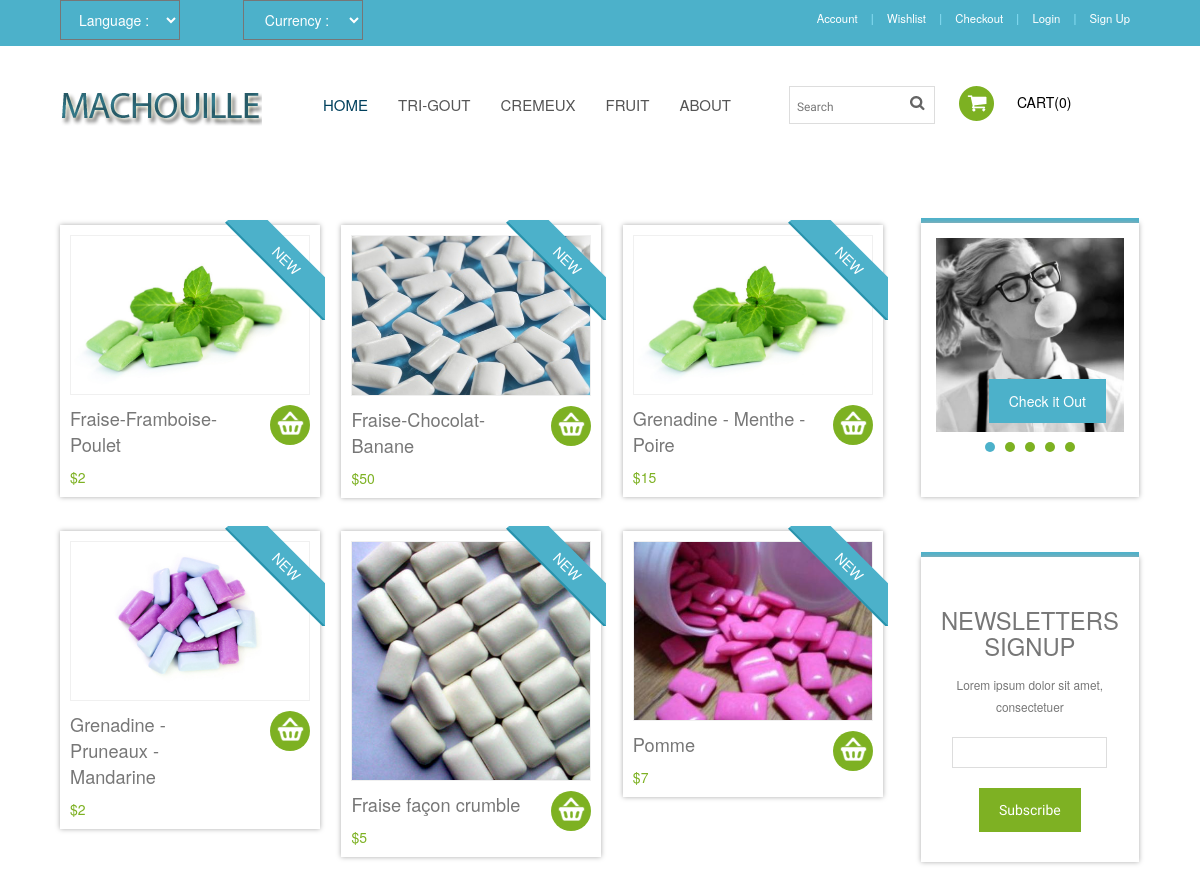
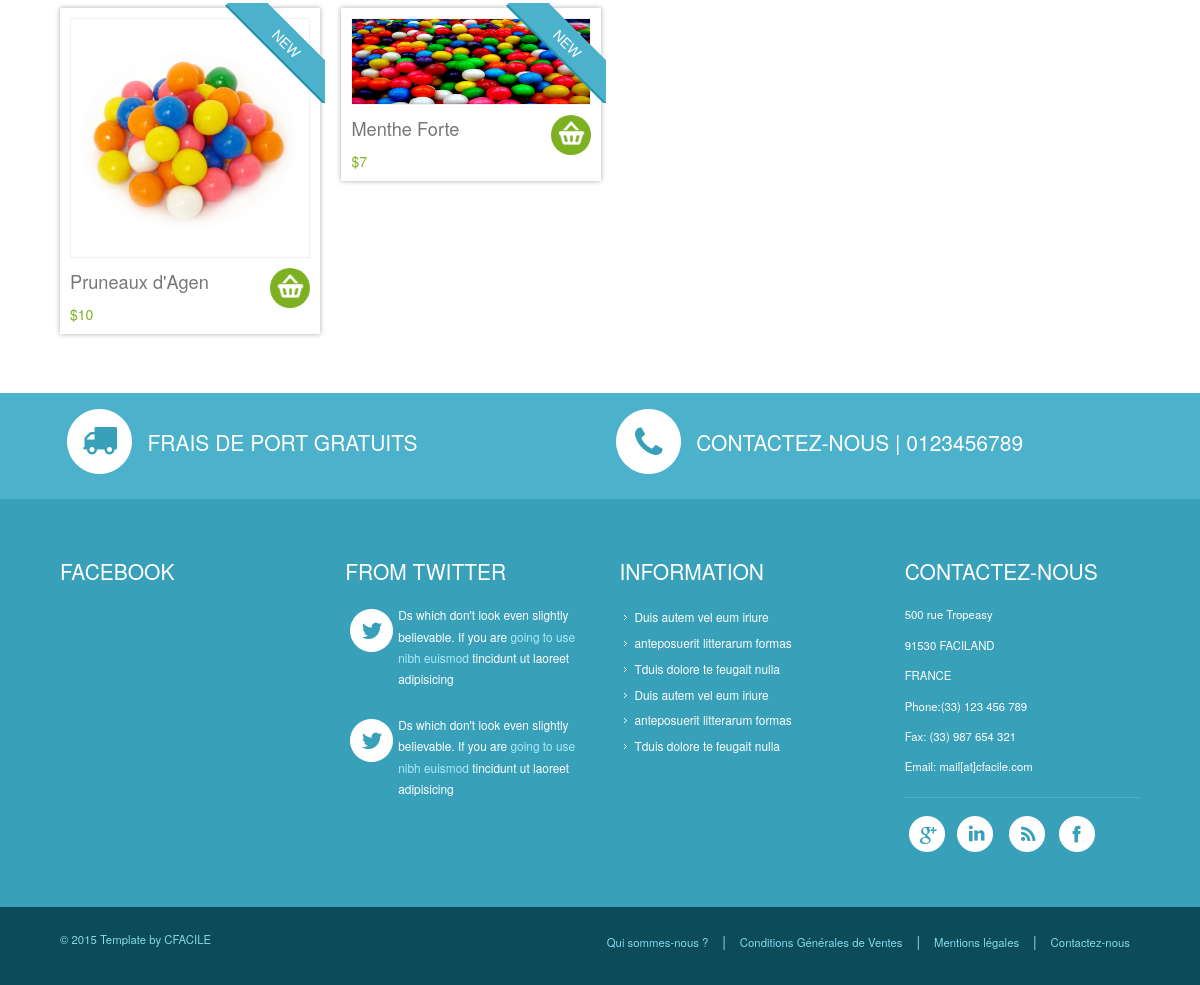
The page / on the database its author committed (2 pictures, top to bottom).
### tables this page shows
CREATE TABLE IF NOT EXISTS `product` (
  `id` int(11) NOT NULL AUTO_INCREMENT,
  `price` double NOT NULL,
  `name` varchar(100) NOT NULL,
  `category` int(11) NOT NULL DEFAULT '1',
  `img` varchar(40) DEFAULT NULL,
  `desc` text NOT NULL,
  PRIMARY KEY (`id`)
);

### partials/header.php (called while the page is built)
<?php include('partials/headerTop.php'); ?>
<?php include('partials/headerBottom.php'); ?>

### classes/Database.class.php (called while the page is built, shortened)
<?php
		class Database
		{
			private $_link;
			public function __construct()
			{
				try
				{
					$this->_link = new PDO('mysql:host=127.0.0.1;dbname=machouille', "root", "");
					$this->_link->setAttribute(PDO::ATTR_ERRMODE, PDO::ERRMODE_EXCEPTION);
				}
				catch(PDOException $e)
				{
					 die('Database error : ' . $e->getMessage());
				}
			}
			public function prepare($str)
			{
				return $this->_link->prepare($str);
			}
		}
?>

### classes/Core.class.php (called while the page is built, shortened)
<?php session_start();
    require_once("Database.class.php");
Class Core
{
    public function isUserLogged()
    {
        return (isset($_SESSION['user']) && !empty($_SESSION['user']['id']));
    }
}

### classes/Product.class.php (called while the page is built, shortened)
<?php
    require_once("Database.class.php");
    Class Product
    {
         private $_db;
        public function __construct()
        {
            $this->_db = new Database();
        }
        public function getAll(){
            $data = $this->_db->prepare("SELECT * FROM product", true);
            $data->execute();
            $result = $data->fetchAll();
            if(empty($result))
                return false;
            else
            {
                return $result;
            }
        }
    }
?>

### classes/displayProducts.php (the view, shortened to what this page needs)
<?php
require_once("classes/Product.class.php");
$nbProductToDisplay = 10;
$productObject = new Product();
if(isset($category) && $category != "")
	$products = $productObject->getByCategoryName($category);
else if(isset($search) && $search != "")
	$products = $productObject->getByName($search);
else
	$products = $productObject->getAll();
?>
<div class="top-box">
<?php
if($products)
for ($i=0; $i < $nbProductToDisplay && $i<count($products); $i++) {
	if($i%3 ==0) {
?>
		</div>
		<div class="top-box">
<?php
	}
?>
 <div class="col_1_of_3 span_1_of_3">
   <a href=<?php echo 'single.php?id=' . $products[$i]['id'] ?>>
	<div class="inner_content clearfix">
		<div class="product_image">
			<img src= <?php echo "images/" . $products[$i]['img'] ?> alt=""/>
		</div>
        <div class="sale-box"><span class="on_sale title_shop">New</span></div>
        <div class="price">
		   <div class="cart-left">
				<p class="title"><?php echo $products[$i]['name'] ?></p>
				<div class="price1">
				  <span class="actual">$<?php echo $products[$i]['price'] ?></span>
				</div>
			</div>
			<div class="cart-right"> </div>
		 </div>
       </div>
     </a>
	</div>
<?php
}
else
	echo "No product found";
?>
</div>

### partials/headerTop.php (shortened to what this page needs)
<!DOCTYPE HTML>
<html>
<head>
<link href="css/style.css" rel="stylesheet" type="text/css" media="all" />
<link href="css/form.css" rel="stylesheet" type="text/css" media="all" />
<link href="css/bootstrap.css" rel="stylesheet" type="text/css" media="all" />
<link href="css/megamenu.css" rel="stylesheet" type="text/css" media="all" />
    <link rel="stylesheet" href="css/fwslider.css" media="all">
</head>
<body>
 <div class="header-top">
		<div class="wrap">
		  <div class="header-top-left">
		  	   <div class="box">
				      <select tabindex="4" class="dropdown">
						<option value="" class="label" value="">Language :</option>
				   </select>
				    </div>
				    <div class="box1">
				        <select tabindex="4" class="dropdown">
						<option value="" class="label" value="">Currency :</option>
					</select>
				    </div>
			 </div>
		 <div class="cssmenu">
			<ul>
				<li class="active"><a href="login.php">Account</a></li> |
				<li><a href="checkout.php">Wishlist</a></li> |
				<li><a href="checkout.php">Checkout</a></li> |
				<li>
					<?php
					require_once("./classes/Core.class.php");
					$core = new Core();
					if($core->isUserLogged()){
					?>
					<a href='userProfile.php'>
					<?php
						echo $_SESSION['user']['login'];
					?>
					</a>
					<?php
					}
					else
						echo "<a href='login.php'> Login </a>";
				?>
				</li>
				<?php
				if(!$core->isUserLogged()){
					echo "| <li><a href='register.php'>Sign Up</a></li>";
				}
				else{
					echo "| <li><a href='disconnect.php' >Log Out</a></li>";
				}
				?>
			</ul>
		</div>
		</div>
</div>

### partials/headerBottom.php (shortened to what this page needs)
<!DOCTYPE HTML>
<html>
<head>
<link href="css/style.css" rel="stylesheet" type="text/css" media="all" />
<link href="css/form.css" rel="stylesheet" type="text/css" media="all" />
<link href="css/bootstrap.css" rel="stylesheet" type="text/css" media="all" />
<link href="css/megamenu.css" rel="stylesheet" type="text/css" media="all" />
    <link rel="stylesheet" href="css/fwslider.css" media="all">
</head>
<body>
<div class="header-bottom">
    <div class="wrap">
		<div class="header-bottom-left">
			<div class="logo">
				<a href="index.php"><img src="images/logo.png" alt=""/></a>
			</div>
			<div class="menu">
            <ul class="megamenu skyblue">
		<li class="active grid"><a href="index.php">Home</a></li>
		<li><a class="color4" href="products.php?category=tri-gout">Tri-gout</a>
			</li>
			<li><a class="color5" href="products.php?category=cremeux">Cremeux</a>
			</li>
			<li><a class="color6" href="products.php?category=fruit">Fruit</a></li>
			<li><a class="color7" href="about.php">About</a></li>
		</ul>
		</div>
	</div>
   <div class="header-bottom-right">
          <div class="search">
     		<form methode="get"	action="products.php">
				<input type="text" name="search" class="textbox" value="Search" onfocus="this.value = '';" onblur="if (this.value == '') {this.value = 'Search';}">
				<input type="submit" value="Subscribe" id="submit">
			</form>
	 </div>
  <div class="tag-list">
	<ul class="icon1 sub-icon1 profile_img">
		<li><a class="active-icon c2" href="#"> </a>
		</li>
	</ul>
    <ul class="last"><li><a href="checkout.php">Cart(<?php
				if(isset($_SESSION["order"])){
					echo count($_SESSION["order"]);
				}
				else
					echo '0';
				?>)</a></li></ul>
  </div>
</div>
 </div>
</div>

### index.php (shortened to what this page needs)
<?php $title = "Index"; include('partials/header.php'); ?>
<div class="main">
	<div class="wrap">
		<div class="section group">
		  <div class="cont span_2_of_3">
	        <?php include('classes/displayProducts.php'); ?>
		  </div>
			<div class="rsidebar span_1_of_left">
				<div class="top-border"> </div>
				 <div class="border">
	             <link href="css/default.css" rel="stylesheet" type="text/css" media="all" />
	             <link href="css/nivo-slider.css" rel="stylesheet" type="text/css" media="all" />
		    <div class="slider-wrapper theme-default">
              <div id="slider" class="nivoSlider">
              </div>
             </div>
              <div class="btn"><a href="products.php">Check it Out</a></div>
             </div>
           <div class="top-border"> </div>
			<div class="sidebar-bottom">
			    <h2 class="m_1">Newsletters<br> Signup</h2>
			    <p class="m_text">Lorem ipsum dolor sit amet, consectetuer</p>
			    <div class="subscribe">
					 <form>
					    <input name="userName" type="text" class="textbox">
					    <input type="submit" value="Subscribe">
					 </form>
	  			</div>
			</div>
	    </div>
	</div>
	</div>
	</div>
   <?php include('partials/bottomPage.php'); ?>

### partials/bottomPage.php (shortened to what this page needs)
<div class="footer">
  <div class="footer-top">
    <div class="wrap">
      <div class="section group example">
        <div class="col_1_of_2 span_1_of_2">
          <ul class="f-list">
            <li><img src="images/2.png"><span class="f-text">Frais de port Gratuits</span>
            </li>
          </ul>
        </div>
        <div class="col_1_of_2 span_1_of_2">
          <ul class="f-list">
            <li><img src="images/3.png"><span class="f-text">Contactez-nous | 0123456789</span>
            </li>
          </ul>
        </div>
      </div>
    </div>
  </div>
  <div class="footer-middle">
    <div class="wrap">
      <div class="section group example">
        <div class="col_1_of_f_1 span_1_of_f_1">
          <div class="section group example">
            <div class="col_1_of_f_2 span_1_of_f_2">
              <h3>Facebook</h3>
            </div>
            <div class="col_1_of_f_2 span_1_of_f_2">
              <h3>From Twitter</h3>
              <div class="recent-tweet">
                <div class="recent-tweet-icon"> <span> </span> </div>
                <div class="recent-tweet-info">
                  <p>Ds which don't look even slightly believable. If you are <a href="#">going to use nibh euismod</a> tincidunt ut laoreet adipisicing</p>
                </div>
              </div>
              <div class="recent-tweet">
                <div class="recent-tweet-icon"> <span> </span> </div>
                <div class="recent-tweet-info">
                  <p>Ds which don't look even slightly believable. If you are <a href="#">going to use nibh euismod</a> tincidunt ut laoreet adipisicing</p>
                </div>
              </div>
            </div>
          </div>
        </div>
        <div class="col_1_of_f_1 span_1_of_f_1">
          <div class="section group example">
            <div class="col_1_of_f_2 span_1_of_f_2">
              <h3>Information</h3>
              <ul class="f-list1">
                <li><a href="#">Duis autem vel eum iriure </a></li>
                <li><a href="#">anteposuerit litterarum formas </a></li>
                <li><a href="#">Tduis dolore te feugait nulla</a></li>
                <li><a href="#">Duis autem vel eum iriure </a></li>
                <li><a href="#">anteposuerit litterarum formas </a></li>
                <li><a href="#">Tduis dolore te feugait nulla</a></li>
              </ul>
            </div>
            <div class="col_1_of_f_2 span_1_of_f_2">
              <h3>Contactez-nous</h3>
              <div class="company_address">
                <p>500 rue Tropeasy</p>
                <p>91530 FACILAND</p>
                <p>FRANCE</p>
                <p>Phone:(33) 123 456 789</p>
                <p>Fax: (33) 987 654 321</p>
                <p>Email: <span>mail[at]cfacile.com</span></p>
              </div>
              <div class="social-media">
                <ul>
                  <li> <span class="simptip-position-bottom simptip-movable" data-tooltip="Google"><a href="#" target="_blank"> </a></span></li>
                  <li><span class="simptip-position-bottom simptip-movable" data-tooltip="Linked in"><a href="#" target="_blank"> </a> </span></li>
                  <li><span class="simptip-position-bottom simptip-movable" data-tooltip="Rss"><a href="#" target="_blank"> </a></span></li>
                  <li><span class="simptip-position-bottom simptip-movable" data-tooltip="Facebook"><a href="#" target="_blank"> </a></span></li>
                </ul>
              </div>
            </div>
          </div>
        </div>
      </div>
    </div>
  </div>
  <div class="footer-bottom">
    <div class="wrap">
      <div class="copy">
        <p>© 2015 Template by CFACILE</p>
      </div>
      <div class="f-list2">
        <ul>
          <li class="active"><a href="about.html">Qui sommes-nous ?</a></li>
          |
          <li><a href="delivery.html">Conditions Générales de Ventes</a></li>
          |
          <li><a href="delivery.html">Mentions légales</a></li>
          |
          <li><a href="contact.html">Contactez-nous</a></li>
        </ul>
      </div>
    </div>
  </div>
</div>
</body>
</html>

### css/megamenu.css (style rules this page uses)
.megamenu { margin-bottom:0px;padding:0;width:100%;list-style:none;display:inline-block;position:relative;font-size:15px }
.megamenu li { margin-bottom:0px;display:inline }
.megamenu>li>a { float:left;padding:8px 15px;text-decoration:none;text-transform:uppercase;font-size:1em; -webkit-transition: all 0.3s ease-in-out; -moz-transition: all 0.3s ease-in-out; -o-transition: all 0.3s ease-in-out; transition: all 0.3s ease-in-out; }
.megamenu>li.active>a { color:#00405d; }
.skyblue li>a,.skyblue>li.showhide span { color:#555 }

### css/default.css (style rules this page uses)
.theme-default .nivoSlider { position:relative; background:#fff url(loading.gif) no-repeat 50% 50%; margin-bottom:10px; }

### css/nivo-slider.css (style rules this page uses)
.nivoSlider { position:relative; width:100%; height:auto; overflow: hidden; }

### rows shown on the page
product: img (picture), name "Fraise-Framboise-Poulet", price "2"
product: img (picture), name "Fraise-Chocolat-Banane", price "50"
product: img (picture), name "Grenadine - Menthe - Poire", price "15"
product: img (picture), name "Grenadine - Pruneaux - Mandarine", price "2"
product: img (picture), name "Fraise façon crumble", price "5"
product: img (picture), name "Pomme", price "7"
product: img (picture), name "Pruneaux d'Agen", price "10"
product: img (picture), name "Menthe Forte", price "7"
